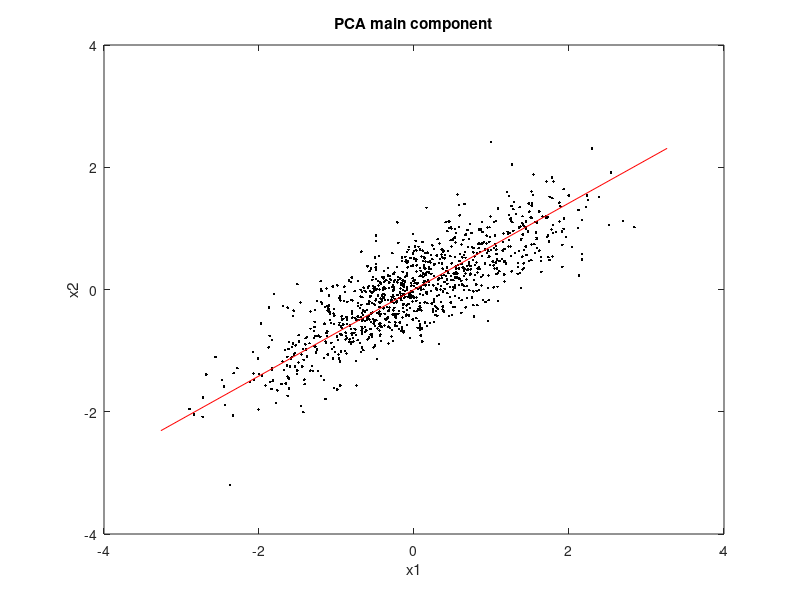

Write the MATLAB code that produced this figure.
% PCA example: correlated variables
%data--------------
N=1000; M=2;
D=zeros(M,N);
D(1,:)=normrnd(0,1,1,N);
D(2,:)=(0.6*D(1,:))+(0.4*normrnd(0,1,1,N));

%PCA---------------
me=mean(D,2); %mean of each row
X=D-repmat(me,1,N); %subtract mean in each row
A=X'/sqrt(N-1);
%singular value decomposition
[U,S,V]=svd(A); %V contains principal components 
SD=diag(S);
vr=SD.*SD; %variances
prd=V'*X; %data projection

%display
plot(X(1,:),X(2,:),'k.'); hold on;
plot([-4*V(1,1) 4*V(1,1)],[-4*V(2,1) 4*V(2,1)],'r');
axis([-4 4 -4 4]);
title('PCA main component'); xlabel('x1'); ylabel('x2');

%print the variance
vr
